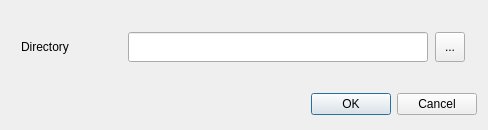
<?xml version="1.0" encoding="UTF-8"?>
<ui version="4.0">
 <class>HomeDirectoryDialog</class>
 <widget class="QDialog" name="HomeDirectoryDialog">
  <property name="windowModality">
   <enum>Qt::WindowModal</enum>
  </property>
  <property name="geometry">
   <rect>
    <x>0</x>
    <y>0</y>
    <width>488</width>
    <height>130</height>
   </rect>
  </property>
  <property name="sizePolicy">
   <sizepolicy hsizetype="Fixed" vsizetype="Fixed">
    <horstretch>0</horstretch>
    <verstretch>0</verstretch>
   </sizepolicy>
  </property>
  <property name="minimumSize">
   <size>
    <width>488</width>
    <height>130</height>
   </size>
  </property>
  <property name="maximumSize">
   <size>
    <width>488</width>
    <height>167</height>
   </size>
  </property>
  <property name="windowTitle">
   <string>Dialog</string>
  </property>
  <property name="modal">
   <bool>true</bool>
  </property>
  <layout class="QGridLayout" name="gridLayout">
   <item row="2" column="2">
    <widget class="QDialogButtonBox" name="buttonBox">
     <property name="maximumSize">
      <size>
       <width>466</width>
       <height>29</height>
      </size>
     </property>
     <property name="orientation">
      <enum>Qt::Horizontal</enum>
     </property>
     <property name="standardButtons">
      <set>QDialogButtonBox::Cancel|QDialogButtonBox::Ok</set>
     </property>
    </widget>
   </item>
   <item row="1" column="2">
    <widget class="QWidget" name="horizontalWidget" native="true">
     <layout class="QHBoxLayout" name="horizontalLayout">
      <item>
       <widget class="QLabel" name="label">
        <property name="minimumSize">
         <size>
          <width>100</width>
          <height>50</height>
         </size>
        </property>
        <property name="maximumSize">
         <size>
          <width>100</width>
          <height>50</height>
         </size>
        </property>
        <property name="text">
         <string>Directory</string>
        </property>
       </widget>
      </item>
      <item>
       <widget class="QLineEdit" name="lineEdit">
        <property name="minimumSize">
         <size>
          <width>300</width>
          <height>30</height>
         </size>
        </property>
        <property name="maximumSize">
         <size>
          <width>300</width>
          <height>30</height>
         </size>
        </property>
       </widget>
      </item>
      <item>
       <widget class="QToolButton" name="toolButton">
        <property name="minimumSize">
         <size>
          <width>30</width>
          <height>30</height>
         </size>
        </property>
        <property name="maximumSize">
         <size>
          <width>30</width>
          <height>30</height>
         </size>
        </property>
        <property name="text">
         <string>...</string>
        </property>
       </widget>
      </item>
     </layout>
    </widget>
   </item>
  </layout>
 </widget>
 <resources/>
 <connections/>
</ui>
